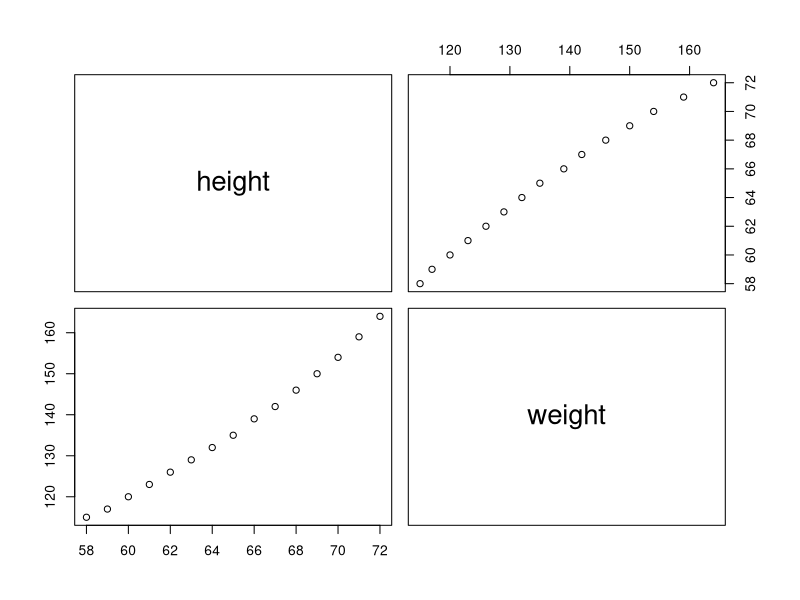
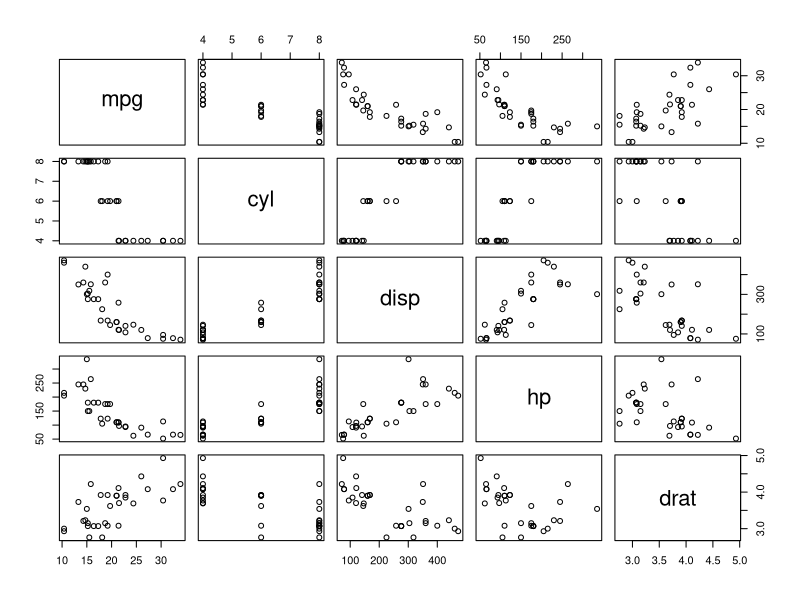

The R script that drew these images, in order: (Note: this script raises an error after producing the figures.)
#simple Linear Regression - women
#save slr-women.R

women
head(women)
names(women)
cov(women$height,women$weight)
cor(women$height,women$weight)
pairs(women)
pairs(mtcars[1:5])
fit1= lm(weight ~ height, data = women)
summary(fit1)

#Ho: (F Test) : No relationship between Y and any X
#Ha:  There is relationship between Y and at least one X
# p < 0.05 Reject Ho in favour of Ha

attributes(fit1)  #output of model

#coefficients
coef(fit1)
#p values for b0 & b1 are significant as it is < 0.05
#pvalue1 = 1.71e-09 < 0.05
#pvalue2 = 1.09e-14 < 0.05

coef(fit1)
#Y = -87 + 3.4 * X  # no extrapolations
(Y = -87 + 3.4 * 20)  # weight cannot be negative
range(women$height)
(Y = -87 + 3.4 * 58)
(Y = -87 + 3.4 * 61.5)
(Y = -87 + 3.4 * 72)
range(women$height)
women

summary(fit1)
#R^2
(summary(fit1))$r.squared  #0.991
(summary(fit1))$adj.r.squared  #0.9903
#99% of variation in weight is explained by Height
#Good Linear Model for Prediction


#FStats : p value
(summary(fit1))$fstatistic 
#pvalue : 1.09e-14  < 0.05 : Model exists
#There is at least 1 IV which explains variation in Y (DV)


#Prediction : for height = 65, 66
range(women$height)
(new1 = data.frame(height=c(65,66,66.5)))
new1
(p1=predict(fit1, newdata = new1))
cbind(new1, p1)
#136.7333 140.1833

(new2 = data.frame(height=c(60,69)))
(p2=predict(fit1, newdata = new2))
cbind(new2, p2)

?predict
predict(fit1, newdata = new1, interval='confidence')
predict(fit1, newdata = new1, interval='prediction')

women
women$weight
fitted(fit1) # predicted values of all original Xs
predict(fit1, newdata = data.frame(women$height)) # same as above for single X

new3 = data.frame(women$height)  # DF using height of original data
cbind(women, fitted(fit1), residuals(fit1))  # compare women, predicted, errors
residuals(fit1)  # diff between actual and predicted values of weight
summary(fit1)
summary(residuals(fit1))

plot(fit1)
cor(fitted(fit1), women$weight)
summary(fit1)